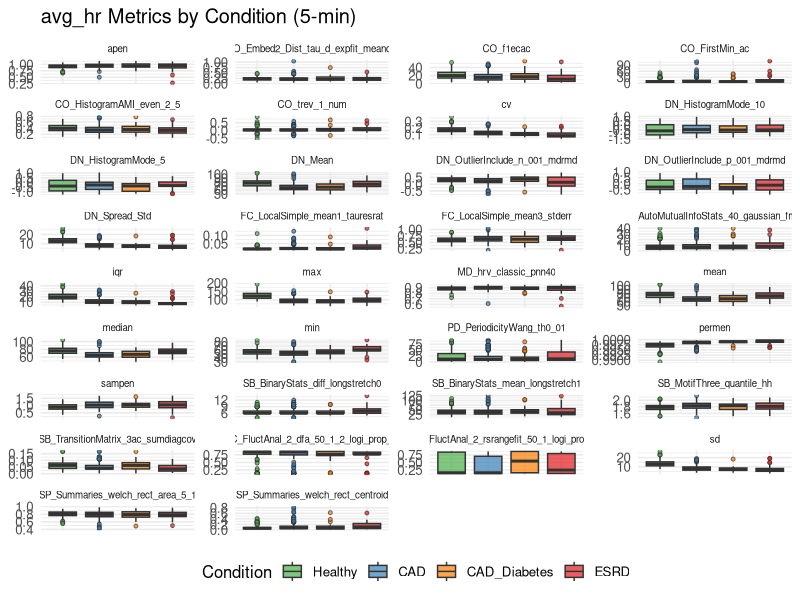
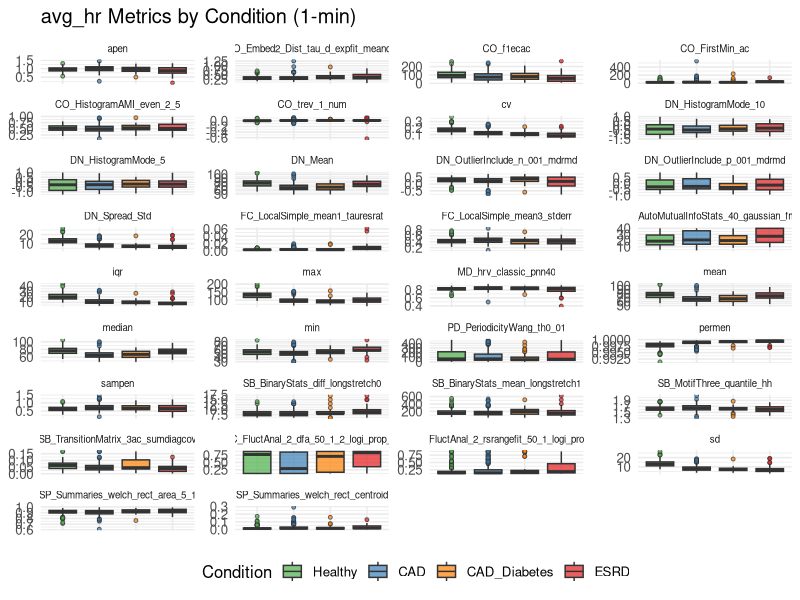
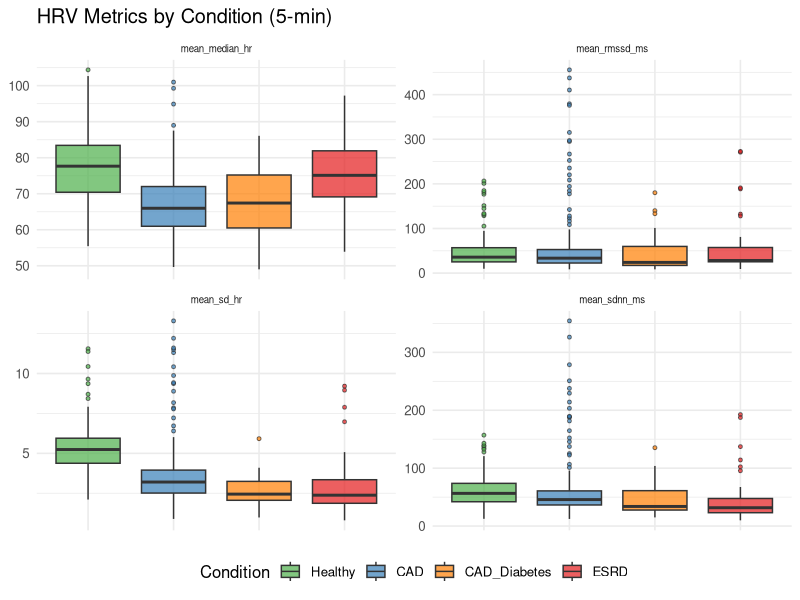
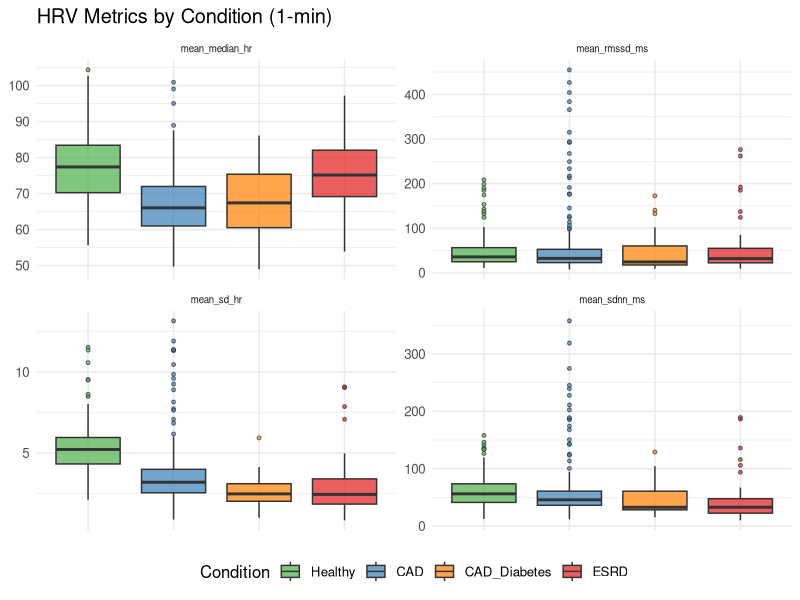
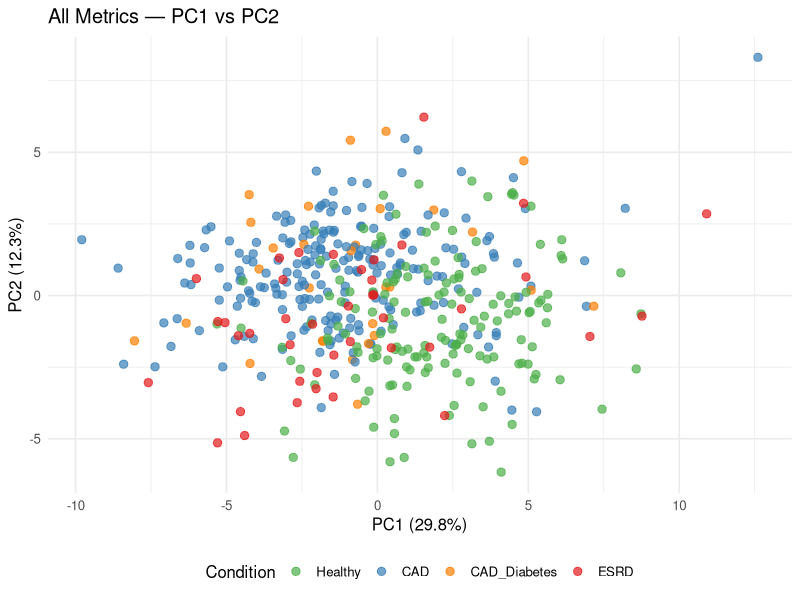
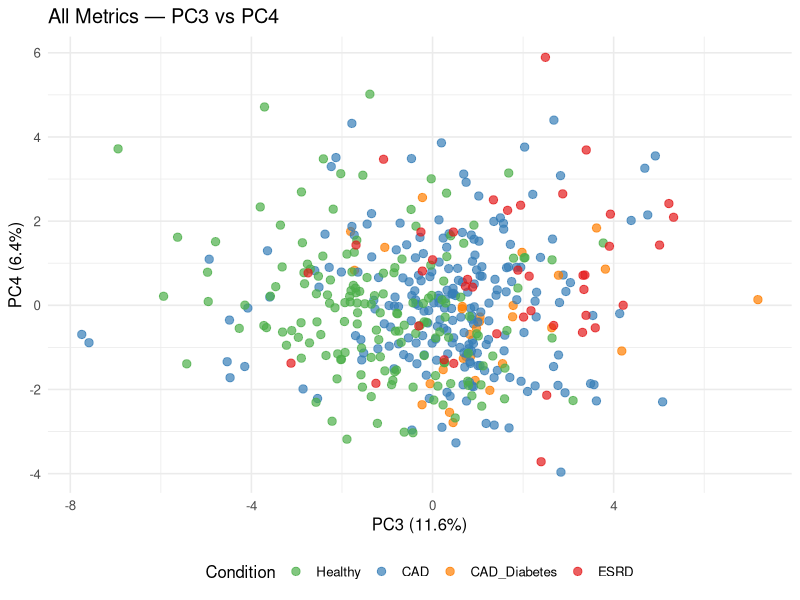
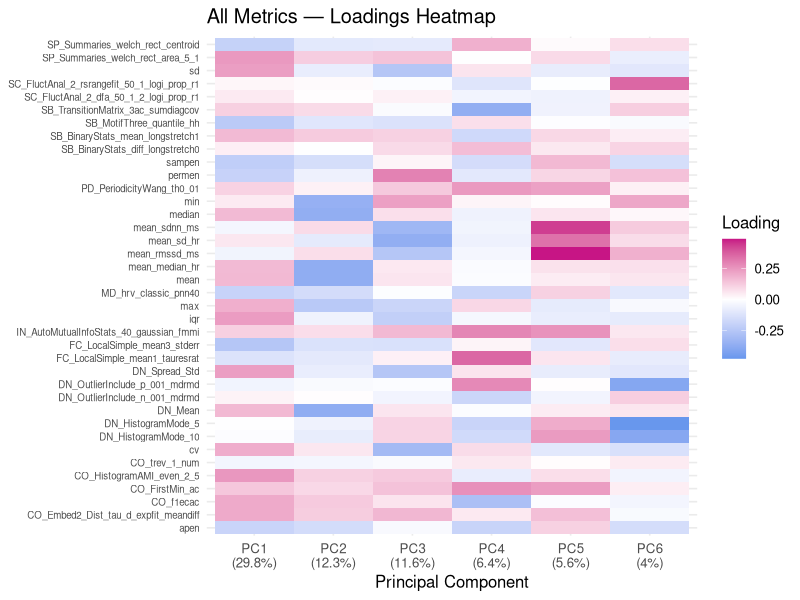
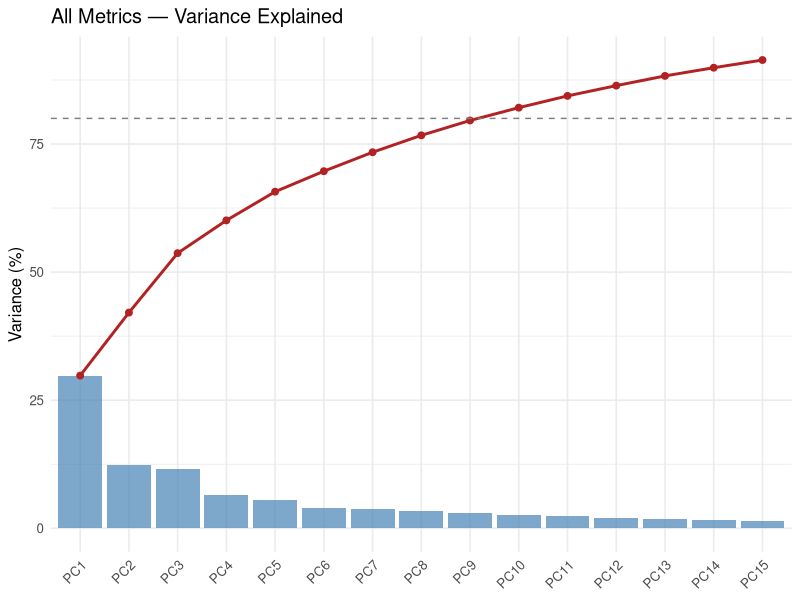

Write R code to recreate these figures, in order.
## ---- chunk 1
library(tidyverse)
library(here)
library(knitr)
library(broom)
library(scales)

theme_set(theme_minimal(base_size = 12))
set.seed(42)
## ---- chunk 2
metrics_1min <- read_csv(here("results/thew/thew_metrics_1min.csv"),
                         show_col_types = FALSE)
metrics_5min <- read_csv(here("results/thew/thew_metrics_5min.csv"),
                         show_col_types = FALSE)
## ---- chunk 3
# --- Metric column definitions ---
# 24 catch22 + 7 descriptive stats + 3 entropy = 34 avg_hr columns
avg_hr_cols <- c(

  # catch22 (24)
  "avg_hr_DN_HistogramMode_5", "avg_hr_DN_HistogramMode_10",
  "avg_hr_CO_f1ecac", "avg_hr_CO_FirstMin_ac",
  "avg_hr_CO_HistogramAMI_even_2_5", "avg_hr_CO_trev_1_num",
  "avg_hr_MD_hrv_classic_pnn40",
  "avg_hr_SB_BinaryStats_mean_longstretch1",
  "avg_hr_SB_TransitionMatrix_3ac_sumdiagcov",
  "avg_hr_PD_PeriodicityWang_th0_01",
  "avg_hr_CO_Embed2_Dist_tau_d_expfit_meandiff",
  "avg_hr_IN_AutoMutualInfoStats_40_gaussian_fmmi",
  "avg_hr_FC_LocalSimple_mean1_tauresrat",
  "avg_hr_DN_OutlierInclude_p_001_mdrmd",
  "avg_hr_DN_OutlierInclude_n_001_mdrmd",
  "avg_hr_SP_Summaries_welch_rect_area_5_1",
  "avg_hr_SB_BinaryStats_diff_longstretch0",
  "avg_hr_SB_MotifThree_quantile_hh",
  "avg_hr_SC_FluctAnal_2_rsrangefit_50_1_logi_prop_r1",
  "avg_hr_SC_FluctAnal_2_dfa_50_1_2_logi_prop_r1",
  "avg_hr_SP_Summaries_welch_rect_centroid",
  "avg_hr_FC_LocalSimple_mean3_stderr",
  "avg_hr_DN_Mean", "avg_hr_DN_Spread_Std",
  # descriptive stats (7)
  "avg_hr_mean", "avg_hr_sd", "avg_hr_max", "avg_hr_min",
  "avg_hr_cv", "avg_hr_iqr", "avg_hr_median",
  # entropy (3)
  "avg_hr_apen", "avg_hr_sampen", "avg_hr_permen"
)

# HRV columns (4) — mean_beat_count excluded (data-quantity, not HR dynamics)
hrv_cols <- c("mean_sdnn_ms", "mean_rmssd_ms", "mean_median_hr", "mean_sd_hr")

all_metric_cols <- c(avg_hr_cols, hrv_cols)

# Guardrails
stopifnot(length(avg_hr_cols) == 34)
stopifnot(length(hrv_cols) == 4)
stopifnot(length(all_metric_cols) == 38)
## ---- chunk 4
# Factor condition4 with explicit level order
condition4_levels <- c("Healthy", "CAD", "CAD_Diabetes", "ESRD")

prepare_data <- function(df) {
  stopifnot(all(c("condition4", all_metric_cols) %in% names(df)))
  df %>%
    mutate(condition4 = factor(condition4, levels = condition4_levels))
}

metrics_1min <- prepare_data(metrics_1min)
metrics_5min <- prepare_data(metrics_5min)

# Color palette for the 4 groups
condition4_colors <- c(
  "Healthy"      = "#4DAF4A",
  "CAD"          = "#377EB8",
  "CAD_Diabetes" = "#FF7F00",
  "ESRD"         = "#E41A1C"
)
## ---- chunk 5
bind_rows(
  metrics_5min %>% count(condition4, name = "n") %>% mutate(resolution = "5-min"),
  metrics_1min %>% count(condition4, name = "n") %>% mutate(resolution = "1-min")
) %>%
  pivot_wider(names_from = resolution, values_from = n) %>%
  kable(caption = "Subjects by condition4 group")
## ---- chunk 6
demo_cols <- c("AGE", "BMI", "GENDER")
demo_available <- intersect(demo_cols, names(metrics_5min))

if (length(demo_available) > 0) {
  # Numeric demographics
  num_demo <- intersect(c("AGE", "BMI"), demo_available)
  if (length(num_demo) > 0) {
    metrics_5min %>%
      group_by(condition4) %>%
      summarize(
        across(all_of(num_demo),
               list(mean = ~mean(.x, na.rm = TRUE),
                    sd   = ~sd(.x, na.rm = TRUE),
                    n_NA = ~sum(is.na(.x))),
               .names = "{.col}_{.fn}"),
        .groups = "drop"
      ) %>%
      kable(digits = 1, caption = "Demographics by condition4 (mean +/- SD)")
  }

  # Gender breakdown
  if ("GENDER" %in% demo_available) {
    metrics_5min %>%
      count(condition4, GENDER) %>%
      pivot_wider(names_from = GENDER, values_from = n, values_fill = 0) %>%
      kable(caption = "Gender distribution by condition4")
  }
}
## ---- chunk 7
na_counts <- metrics_5min %>%
  summarize(across(all_of(all_metric_cols), ~sum(is.na(.x)))) %>%
  pivot_longer(everything(), names_to = "metric", values_to = "n_NA_5min")

na_counts_1 <- metrics_1min %>%
  summarize(across(all_of(all_metric_cols), ~sum(is.na(.x)))) %>%
  pivot_longer(everything(), names_to = "metric", values_to = "n_NA_1min")

na_summary <- left_join(na_counts, na_counts_1, by = "metric") %>%
  filter(n_NA_5min > 0 | n_NA_1min > 0)

if (nrow(na_summary) > 0) {
  na_summary %>% kable(caption = "Metrics with missing values")
} else {
  cat("No missing values in any metric column.\n")
}
## ---- chunk 8
# Helper to pivot metrics long and strip avg_hr_ prefix for labels
pivot_metrics_long <- function(df, metric_cols) {
  df %>%
    select(id, condition4, all_of(metric_cols)) %>%
    pivot_longer(
      cols = all_of(metric_cols),
      names_to = "metric",
      values_to = "value"
    ) %>%
    mutate(metric_label = str_remove(metric, "^avg_hr_"))
}

# Boxplot function
plot_boxplots <- function(df_long, ncol = 4, title = "") {
  ggplot(df_long, aes(x = condition4, y = value, fill = condition4)) +
    geom_boxplot(alpha = 0.7, outlier.shape = 21, outlier.size = 1) +
    facet_wrap(~ metric_label, scales = "free_y", ncol = ncol) +
    scale_fill_manual(values = condition4_colors) +
    labs(title = title, x = NULL, y = NULL, fill = "Condition") +
    theme(
      axis.text.x = element_blank(),
      axis.ticks.x = element_blank(),
      strip.text = element_text(size = 7),
      legend.position = "bottom"
    )
}
## ---- chunk 9
pivot_metrics_long(metrics_5min, avg_hr_cols) %>%
  plot_boxplots(ncol = 4, title = "avg_hr Metrics by Condition (5-min)")
## ---- chunk 10
pivot_metrics_long(metrics_1min, avg_hr_cols) %>%
  plot_boxplots(ncol = 4, title = "avg_hr Metrics by Condition (1-min)")
## ---- chunk 11
pivot_metrics_long(metrics_5min, hrv_cols) %>%
  plot_boxplots(ncol = 2, title = "HRV Metrics by Condition (5-min)")
## ---- chunk 12
pivot_metrics_long(metrics_1min, hrv_cols) %>%
  plot_boxplots(ncol = 2, title = "HRV Metrics by Condition (1-min)")
## ---- chunk 13
run_omnibus_tests <- function(df, metric_cols) {
  df_long <- pivot_metrics_long(df, metric_cols)

  df_long %>%
    group_by(metric, metric_label) %>%
    group_modify(~ {
      dat <- .x %>% filter(!is.na(value))
      if (n_distinct(dat$condition4) < 2) {
        return(tibble(
          test = c("ANOVA", "Kruskal-Wallis"),
          statistic = NA_real_, p.value = NA_real_
        ))
      }

      # ANOVA
      aov_res <- aov(value ~ condition4, data = dat)
      aov_tidy <- tidy(aov_res) %>%
        filter(term == "condition4") %>%
        select(statistic, p.value) %>%
        mutate(test = "ANOVA")

      # Kruskal-Wallis
      kw_res <- kruskal.test(value ~ condition4, data = dat)
      kw_tidy <- tidy(kw_res) %>%
        select(statistic, p.value) %>%
        mutate(test = "Kruskal-Wallis")

      bind_rows(aov_tidy, kw_tidy)
    }) %>%
    ungroup() %>%
    group_by(test) %>%
    mutate(p_adj = p.adjust(p.value, method = "BH")) %>%
    ungroup() %>%
    mutate(
      sig = case_when(
        p_adj < 0.001 ~ "***",
        p_adj < 0.01  ~ "**",
        p_adj < 0.05  ~ "*",
        TRUE          ~ ""
      )
    )
}

format_omnibus_table <- function(omnibus_df) {
  omnibus_df %>%
    select(metric_label, test, statistic, p.value, p_adj, sig) %>%
    mutate(
      statistic = round(statistic, 2),
      p.value = signif(p.value, 3),
      p_adj = signif(p_adj, 3)
    ) %>%
    arrange(p.value) %>%
    kable(col.names = c("Metric", "Test", "Statistic", "p-value", "p (BH-adj)", "Sig"))
}
## ---- chunk 14
omnibus_5min <- run_omnibus_tests(metrics_5min, all_metric_cols)
format_omnibus_table(omnibus_5min)
## ---- chunk 15
omnibus_1min <- run_omnibus_tests(metrics_1min, all_metric_cols)
format_omnibus_table(omnibus_1min)
## ---- chunk 16
run_pairwise_tests <- function(df, metric_cols) {
  df_long <- pivot_metrics_long(df, metric_cols)
  pairs <- combn(condition4_levels, 2, simplify = FALSE)

  results <- map_dfr(pairs, function(pair) {
    df_pair <- df_long %>% filter(condition4 %in% pair, !is.na(value))

    df_pair %>%
      group_by(metric, metric_label) %>%
      group_modify(~ {
        dat <- .x
        if (n_distinct(dat$condition4) < 2 || nrow(dat) < 4) {
          return(tibble(
            group1 = pair[1], group2 = pair[2],
            t_stat = NA_real_, t_p = NA_real_,
            w_stat = NA_real_, w_p = NA_real_
          ))
        }

        # Welch's t-test
        tt <- tryCatch(
          t.test(value ~ condition4, data = dat),
          error = function(e) NULL
        )
        # Wilcoxon rank-sum
        wt <- tryCatch(
          wilcox.test(value ~ condition4, data = dat),
          error = function(e) NULL
        )

        tibble(
          group1 = pair[1], group2 = pair[2],
          t_stat = if (!is.null(tt)) tt$statistic else NA_real_,
          t_p    = if (!is.null(tt)) tt$p.value   else NA_real_,
          w_stat = if (!is.null(wt)) wt$statistic else NA_real_,
          w_p    = if (!is.null(wt)) wt$p.value   else NA_real_
        )
      }) %>%
      ungroup()
  })

  # BH adjustment across all pairwise tests per test type
  results %>%
    mutate(
      t_p_adj = p.adjust(t_p, method = "BH"),
      w_p_adj = p.adjust(w_p, method = "BH"),
      pair = paste(group1, "vs", group2)
    )
}

# Summary: for each metric, the most significant pair
pairwise_summary <- function(pw_df) {
  pw_df %>%
    group_by(metric, metric_label) %>%
    slice_min(w_p, n = 1, with_ties = FALSE) %>%
    ungroup() %>%
    select(metric_label, pair, w_stat, w_p, w_p_adj, t_p) %>%
    mutate(
      sig = case_when(
        w_p_adj < 0.001 ~ "***",
        w_p_adj < 0.01  ~ "**",
        w_p_adj < 0.05  ~ "*",
        TRUE            ~ ""
      ),
      w_p = signif(w_p, 3),
      w_p_adj = signif(w_p_adj, 3),
      t_p = signif(t_p, 3),
      w_stat = round(w_stat, 1)
    ) %>%
    arrange(w_p) %>%
    kable(col.names = c("Metric", "Most Sig. Pair", "W stat", "Wilcox p",
                         "Wilcox p (BH)", "t-test p", "Sig"),
           caption = "Most significant pairwise comparison per metric (Wilcoxon)")
}

# Full pairwise table
pairwise_full_table <- function(pw_df) {
  pw_df %>%
    select(metric_label, pair, t_stat, t_p, t_p_adj, w_stat, w_p, w_p_adj) %>%
    mutate(
      across(c(t_stat, w_stat), ~round(.x, 2)),
      across(c(t_p, t_p_adj, w_p, w_p_adj), ~signif(.x, 3))
    ) %>%
    arrange(w_p) %>%
    kable(col.names = c("Metric", "Pair", "t stat", "t p", "t p (BH)",
                         "W stat", "W p", "W p (BH)"))
}
## ---- chunk 17
pw_5min <- run_pairwise_tests(metrics_5min, all_metric_cols)
## ---- chunk 18
pairwise_summary(pw_5min)
## ---- chunk 19
pairwise_full_table(pw_5min)
## ---- chunk 20
pw_1min <- run_pairwise_tests(metrics_1min, all_metric_cols)
## ---- chunk 21
pairwise_summary(pw_1min)
## ---- chunk 22
pairwise_full_table(pw_1min)
## ---- chunk 23
run_pca_analysis <- function(df, metric_cols, title_prefix = "") {
  # Select metric columns and condition4
  df_pca <- df %>% select(id, condition4, all_of(metric_cols))

  # Report NA count
  n_na <- sum(!complete.cases(df_pca %>% select(all_of(metric_cols))))
  if (n_na > 0) {
    cat(sprintf("Note: %d subjects removed due to NA in PCA input columns.\n", n_na))
  }

  # Remove NAs for PCA
  df_complete <- df_pca %>% filter(complete.cases(across(all_of(metric_cols))))

  # Remove zero-variance columns
  df_num <- df_complete %>% select(all_of(metric_cols))
  zero_var <- names(df_num)[map_lgl(df_num, ~sd(.x, na.rm = TRUE) == 0)]
  if (length(zero_var) > 0) {
    cat(sprintf("Removed %d zero-variance columns: %s\n",
                length(zero_var), paste(zero_var, collapse = ", ")))
    metric_cols <- setdiff(metric_cols, zero_var)
    df_num <- df_complete %>% select(all_of(metric_cols))
  }

  stopifnot(nrow(df_num) >= 2, ncol(df_num) >= 2)

  # PCA
  pca_res <- prcomp(df_num, center = TRUE, scale. = TRUE)

  # Variance explained
  var_exp <- (pca_res$sdev^2) / sum(pca_res$sdev^2)
  var_pct <- round(var_exp * 100, 1)
  cum_var <- cumsum(var_pct)

  # Scores with metadata
  scores <- as.data.frame(pca_res$x) %>%
    bind_cols(df_complete %>% select(id, condition4))

  # --- Plot 1: PC1 vs PC2 ---
  p12 <- ggplot(scores, aes(x = PC1, y = PC2, color = condition4)) +
    geom_point(size = 2.5, alpha = 0.7) +
    scale_color_manual(values = condition4_colors) +
    labs(
      title = paste(title_prefix, "PC1 vs PC2"),
      x = sprintf("PC1 (%.1f%%)", var_pct[1]),
      y = sprintf("PC2 (%.1f%%)", var_pct[2]),
      color = "Condition"
    ) +
    theme(legend.position = "bottom")

  # --- Plot 2: PC3 vs PC4 ---
  p34 <- ggplot(scores, aes(x = PC3, y = PC4, color = condition4)) +
    geom_point(size = 2.5, alpha = 0.7) +
    scale_color_manual(values = condition4_colors) +
    labs(
      title = paste(title_prefix, "PC3 vs PC4"),
      x = sprintf("PC3 (%.1f%%)", var_pct[3]),
      y = sprintf("PC4 (%.1f%%)", var_pct[4]),
      color = "Condition"
    ) +
    theme(legend.position = "bottom")

  # --- Plot 3: Loadings heatmap (PC1-PC6) ---
  n_pcs <- min(6, ncol(pca_res$rotation))
  loadings_df <- as.data.frame(pca_res$rotation[, 1:n_pcs]) %>%
    rownames_to_column(var = "variable") %>%
    mutate(variable = str_remove(variable, "^avg_hr_")) %>%
    pivot_longer(cols = starts_with("PC"), names_to = "PC", values_to = "loading")

  pc_labels <- paste0("PC", 1:n_pcs, "\n(", var_pct[1:n_pcs], "%)")
  pc_lut <- setNames(pc_labels, paste0("PC", 1:n_pcs))

  p_load <- ggplot(loadings_df, aes(x = PC, y = variable, fill = loading)) +
    geom_tile() +
    scale_fill_gradient2(low = "cornflowerblue", mid = "white", high = "mediumvioletred",
                         midpoint = 0) +
    scale_x_discrete(labels = pc_lut) +
    labs(
      title = paste(title_prefix, "Loadings Heatmap"),
      x = "Principal Component", y = NULL, fill = "Loading"
    ) +
    theme(axis.text.y = element_text(size = 7))

  # --- Plot 4: Variance explained ---
  var_df <- tibble(
    PC = factor(paste0("PC", 1:min(15, length(var_pct))),
                levels = paste0("PC", 1:min(15, length(var_pct)))),
    pct = var_pct[1:min(15, length(var_pct))],
    cum = cum_var[1:min(15, length(var_pct))]
  )

  p_var <- ggplot(var_df, aes(x = PC, y = pct)) +
    geom_col(fill = "steelblue", alpha = 0.7) +
    geom_line(aes(y = cum, group = 1), color = "firebrick", linewidth = 1) +
    geom_point(aes(y = cum), color = "firebrick", size = 2) +
    geom_hline(yintercept = 80, linetype = "dashed", color = "grey50") +
    labs(
      title = paste(title_prefix, "Variance Explained"),
      x = NULL, y = "Variance (%)"
    ) +
    theme(axis.text.x = element_text(angle = 45, hjust = 1))

  list(p12 = p12, p34 = p34, p_load = p_load, p_var = p_var,
       pca_res = pca_res, scores = scores, n_na = n_na)
}
## ---- chunk 24
pca_all_5 <- run_pca_analysis(metrics_5min, all_metric_cols, "All Metrics —")
pca_all_5$p12
## ---- chunk 25
pca_all_5$p34
## ---- chunk 26
pca_all_5$p_load
## ---- chunk 27
pca_all_5$p_var
## ---- chunk 28
pca_all_1 <- run_pca_analysis(metrics_1min, all_metric_cols, "All Metrics —")
pca_all_1$p12
## ---- chunk 29
pca_all_1$p34
## ---- chunk 30
pca_all_1$p_load
## ---- chunk 31
pca_all_1$p_var
## ---- chunk 32
pca_avghr_5 <- run_pca_analysis(metrics_5min, avg_hr_cols, "avg_hr —")
pca_avghr_5$p12
## ---- chunk 33
pca_avghr_5$p34
## ---- chunk 34
pca_avghr_5$p_load
## ---- chunk 35
pca_avghr_5$p_var
## ---- chunk 36
pca_avghr_1 <- run_pca_analysis(metrics_1min, avg_hr_cols, "avg_hr —")
pca_avghr_1$p12
## ---- chunk 37
pca_avghr_1$p34
## ---- chunk 38
pca_avghr_1$p_load
## ---- chunk 39
pca_avghr_1$p_var
## ---- chunk 40
# Select avg_hr metrics where KW p_adj < 0.05 (from 5-min omnibus)
top_metrics_kw <- omnibus_5min %>%
  filter(test == "Kruskal-Wallis", metric %in% avg_hr_cols) %>%
  filter(p_adj < 0.05) %>%
  pull(metric)

# Fallback: if fewer than 3 pass threshold, use top 10 by raw p-value
if (length(top_metrics_kw) < 3) {
  cat("Fewer than 3 metrics pass KW p_adj < 0.05 — using top 10 by raw p-value.\n")
  top_metrics_kw <- omnibus_5min %>%
    filter(test == "Kruskal-Wallis", metric %in% avg_hr_cols) %>%
    arrange(p.value) %>%
    slice_head(n = 10) %>%
    pull(metric)
}

cat(sprintf("Using %d significant avg_hr metrics for PCA:\n", length(top_metrics_kw)))
cat(paste("-", str_remove(top_metrics_kw, "^avg_hr_")), sep = "\n")
## ---- chunk 41
pca_top_5 <- run_pca_analysis(metrics_5min, top_metrics_kw, "Top Sig. —")
pca_top_5$p12
## ---- chunk 42
pca_top_5$p34
## ---- chunk 43
pca_top_5$p_load
## ---- chunk 44
pca_top_5$p_var
## ---- chunk 45
pca_top_1 <- run_pca_analysis(metrics_1min, top_metrics_kw, "Top Sig. —")
pca_top_1$p12
## ---- chunk 46
pca_top_1$p34
## ---- chunk 47
pca_top_1$p_load
## ---- chunk 48
pca_top_1$p_var
## ---- chunk 49
# Top 5 metrics by omnibus KW (5-min)
top5_kw <- omnibus_5min %>%
  filter(test == "Kruskal-Wallis") %>%
  arrange(p_adj) %>%
  slice_head(n = 5)

cat("### Key Findings\n\n")
cat(sprintf("**Omnibus tests**: %d of %d metrics show significant group differences (KW p_adj < 0.05, 5-min resolution).\n\n",
            sum(omnibus_5min$test == "Kruskal-Wallis" & omnibus_5min$p_adj < 0.05, na.rm = TRUE),
            length(all_metric_cols)))

cat("**Top 5 most discriminating metrics** (Kruskal-Wallis, 5-min, BH-adjusted):\n\n")
for (i in seq_len(nrow(top5_kw))) {
  cat(sprintf("%d. **%s** — p_adj = %.2e %s\n",
              i, top5_kw$metric_label[i], top5_kw$p_adj[i], top5_kw$sig[i]))
}

# Pairwise highlight
top_pair <- pw_5min %>%
  slice_min(w_p, n = 1, with_ties = FALSE)
cat(sprintf("\n**Most significant pairwise comparison**: %s vs %s on metric %s (Wilcoxon p = %.2e).\n\n",
            top_pair$group1, top_pair$group2,
            str_remove(top_pair$metric, "^avg_hr_"),
            top_pair$w_p))

cat("**Note**: CAD_Diabetes (n=29) and ESRD (n=41) groups have relatively small sample sizes; ",
    "non-parametric tests (Kruskal-Wallis, Wilcoxon) are more reliable than parametric alternatives ",
    "for these groups.\n")
